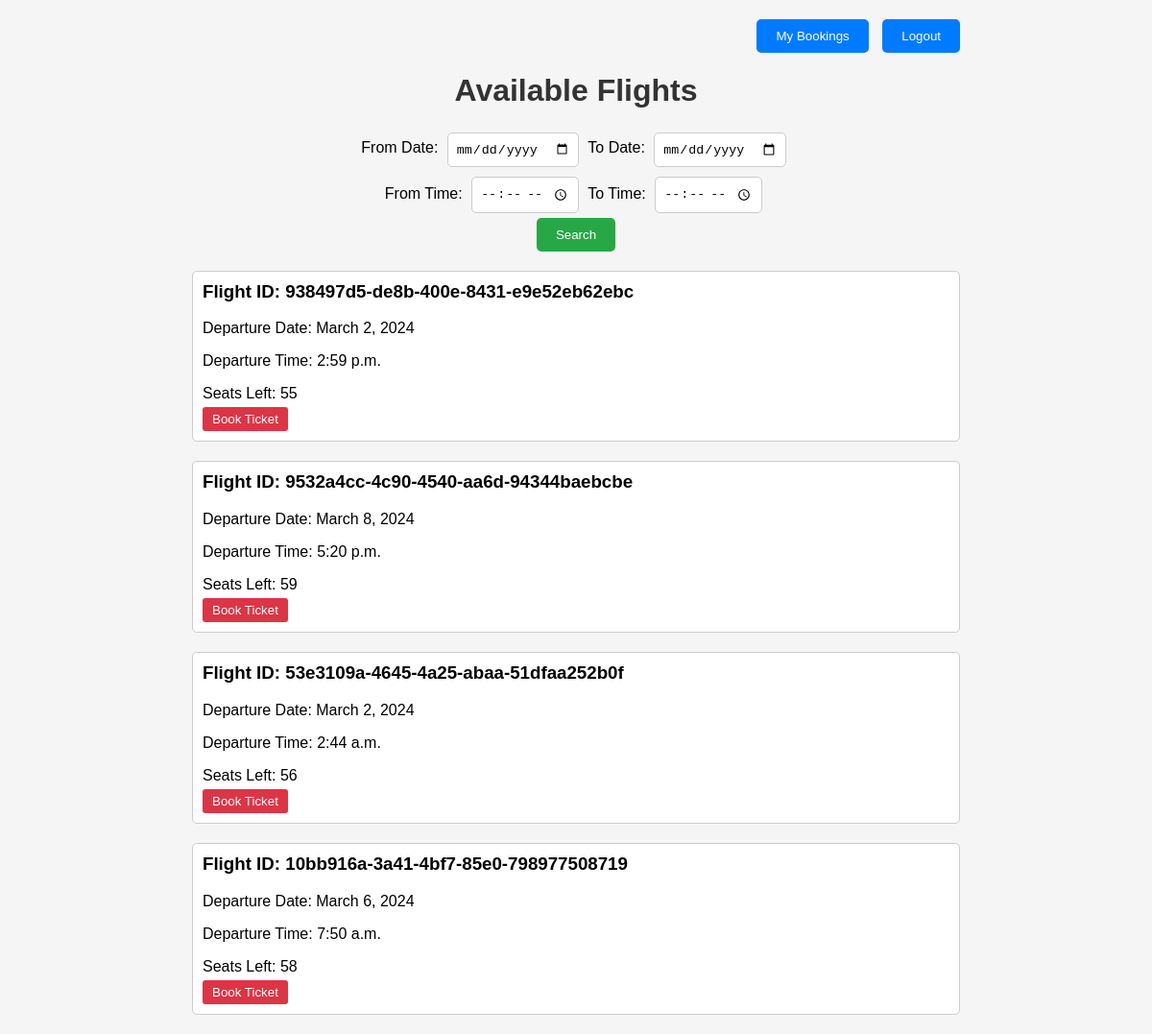
Page /flights/ (signed in) on the earlier database version.
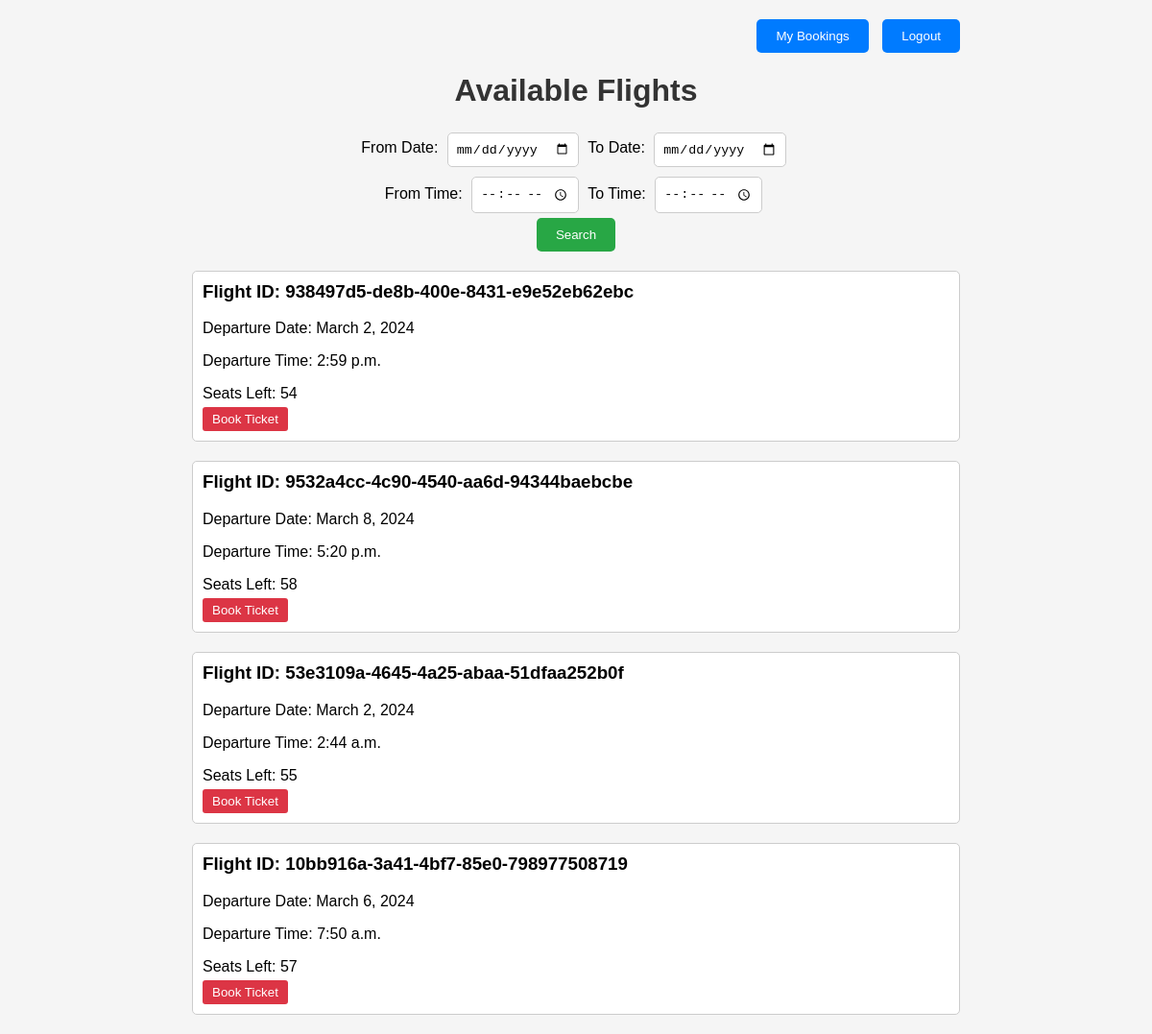
Same page on the later database version.
### bookings/models.py (models this page shows, shortened)
class Flight(models.Model):
    flight_number = models.UUIDField(primary_key=True, default=uuid.uuid4, editable=False)
    departure_date=models.DateField()
    departure_time=models.TimeField()
    seat_count=models.PositiveIntegerField(default=60)
    booked_seats=models.PositiveIntegerField(default=0)
    seats_left = models.IntegerField(default=60)

### bookings/views.py (the view)
# urls.py: path('flights/',views.flights,name="flights"),
@login_required(login_url='login')
def flights(request):
    if request.method == 'POST':
        from_date = request.POST.get('from_date')
        to_date = request.POST.get('to_date')
        from_time = request.POST.get('from_time')
        to_time = request.POST.get('to_time')
        filtered_flights = Flight.objects.all()
        if from_date:
            filtered_flights = filtered_flights.filter(departure_date__gte=from_date)
        if to_date:
            filtered_flights = filtered_flights.filter(departure_date__lte=to_date)
        if from_time:
            filtered_flights = filtered_flights.filter(departure_time__gte=from_time)
        if to_time:
            filtered_flights = filtered_flights.filter(departure_time__lte=to_time)
        context = {'flights': filtered_flights}
        return render(request, 'flights.html', context)
    else:
        all_flights = Flight.objects.all()
        context = {'flights': all_flights}
        return render(request, 'flights.html', context)

### bookings/templates/flights.html (shortened to what this page needs)
{% load static %}
<!DOCTYPE html>
<html lang="en">
<head>
    <link rel="stylesheet" href="{% static 'flights.css' %}" />
</head>
<body>
    <div class="container">
        <div class="top-right">
            {% if user.is_authenticated %}
            {% if user.user_type == 'admin' %}
            <a href="{% url 'search_flights' %}"><button>Flight Bookings</button></a>
            {% else %}
            <a href="{% url 'my_bookings' %}"><button>My Bookings</button></a>
            {% endif %}
            <form action="{% url 'logout' %}" method="post">
                <button type="submit">Logout</button>
            </form>
            {% endif %}
        </div>
        <h1>Available Flights</h1>
        <div class="filter-container">
            <form method="post" action="{% url 'flights' %}">
                <label for="from_date">From Date:</label>
                <input type="date" id="from_date" name="from_date">
                <label for="to_date">To Date:</label>
                <input type="date" id="to_date" name="to_date">
                <br>
                <label for="from_time">From Time:</label>
                <input type="time" id="from_time" name="from_time">
                <label for="to_time">To Time:</label>
                <input type="time" id="to_time" name="to_time">
                <br>
                <input type="submit" value="Search">
            </form>
        </div>
        {% for flight in flights %}
        <div class="flight-box">
            <h3>Flight ID: {{ flight.flight_number }}</h3>
            <p>Departure Date: {{ flight.departure_date }}</p>
            <p>Departure Time: {{ flight.departure_time }}</p>
            <p>Seats Left: {{flight.seats_left}}</p>
            {% if user.is_authenticated %}
            {% if user.user_type == 'user' %}
            <form method="post" action="{% url 'book_ticket' flight.flight_number %}">
                <button type="submit" class="book-btn"
                    onclick="return confirm('Are you sure you want to book a ticket for this flight?')">Book
                    Ticket</button>
            </form>
            {% endif %}
            {% endif %}
        </div>
        {% endfor %}
    </div>
</body>
</html>

Differences in the rows shown:
changed Flight "938497d5-de8b-400e-8431-e9e52eb62ebc": seats_left "55" → "54"
changed Flight "9532a4cc-4c90-4540-aa6d-94344baebcbe": seats_left "59" → "58"
changed Flight "53e3109a-4645-4a25-abaa-51dfaa252b0f": seats_left "56" → "55"
changed Flight "10bb916a-3a41-4bf7-85e0-798977508719": seats_left "58" → "57"
